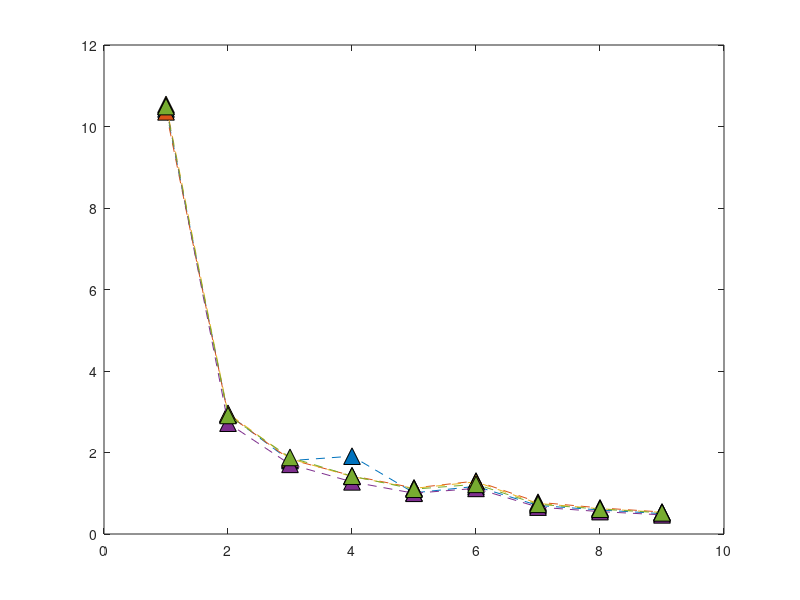

This figure's MATLAB source: (Note: this script raises an error after producing the figure.)
clear;
close all;
%AS3959 firebrand mass flux vertical distribution Mallee FDI50.

Firebrand_flux_BAL12p5 = [10.43	2.94	1.80	1.91	1.01	1.17	0.70	0.59	0.50];
Firebrand_flux_BAL19 = [10.36	2.93	1.83	1.43	1.13	1.30	0.78	0.64	0.54];
Firebrand_flux_BAL29 = [10.54	2.96	1.85	1.41	1.12	1.28	0.75	0.62	0.53];
Firebrand_flux_BAL40 = [10.50	2.72	1.71	1.28	1.00	1.12	0.66	0.55	0.47];
Firebrand_flux_BALFZ = [10.49	2.91	1.88	1.42	1.10	1.22	0.73	0.61	0.52];

plot([Firebrand_flux_BAL12p5],'^--','MarkerSize',12,'MarkerEdgeColor','black','MarkerFaceColor',[0, 0.4470, 0.7410]);
hold on
plot([Firebrand_flux_BAL19],'^--','MarkerSize',12,'MarkerEdgeColor','black','MarkerFaceColor',[0.8500, 0.3250, 0.0980]);
plot([Firebrand_flux_BAL29],'^--','MarkerSize',12,'MarkerEdgeColor','black','MarkerFaceColor',[0.9290, 0.6940, 0.1250]);
plot([Firebrand_flux_BAL40],'^--','MarkerSize',12,'MarkerEdgeColor','black','MarkerFaceColor',[0.4940, 0.1840, 0.5560]);
plot([Firebrand_flux_BALFZ],'^--','MarkerSize',12,'MarkerEdgeColor','black','MarkerFaceColor',[0.4660, 0.6740, 0.1880]);
ax = gca;
ax.XTickLabels = {'x=130 m','x=140 m','x=150 m','x=160 m','x=170 m','x=180 m','x=190 m','x=200 m','x=210 m'};

grid on;


box on
xtickangle(45)
xlabel('Vertical plane location','FontWeight','bold','FontSize',20,...
    'FontName','Calibri');
ylabel('Firebrand mass flux (kg.s^{-1})','FontWeight','bold','FontSize',20,...
    'FontName','Calibri');

set(gca,'fontsize',18);

legend('BAL 12.5','BAL 19','BAL 29','BAL 40','BAL FZ')
